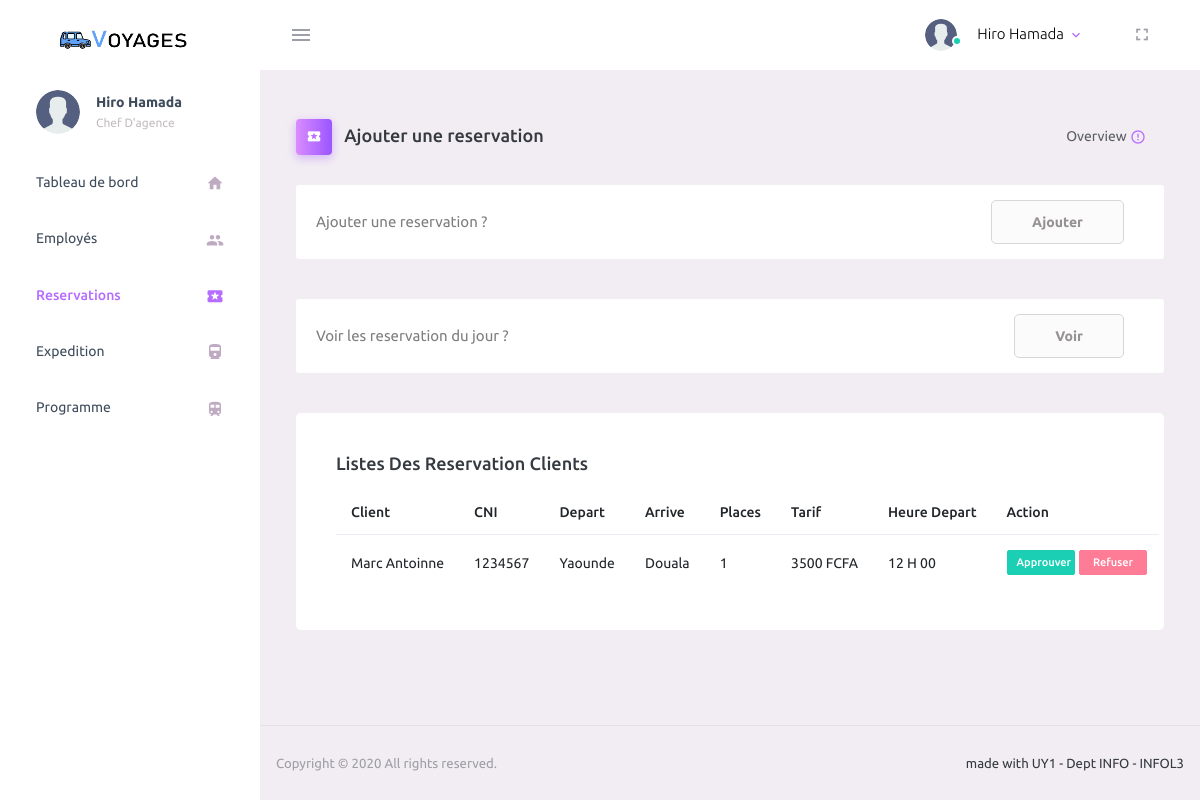
The page /reservations (signed in) on the database its author committed.
### taxi/models.py (models this page shows, shortened)
class Utilisateur(AbstractUser):
    username = None
    email = None
    code = models.CharField(max_length=64)
    telephone = models.CharField(max_length=64, unique=True)
    cni = models.CharField(max_length=64, unique=True)
    is_admin = models.BooleanField(default=False)
    def est_employer(self):
        try:
            return self.employe is not None or self.is_superuser
        except:
            return False
    objects = UserManager()
    REQUIRED_FIELDS = ['first_name', 'last_name', 'cni']
    USERNAME_FIELD = 'telephone'
    EMAIL_FIELD = 'telephone'
    def __str__(self):
        return self.get_full_name()

class Reservation(models.Model):
    programme = models.ForeignKey(Programme, on_delete=models.CASCADE, null=False, blank=False)
    places = models.IntegerField(default=1, validators=[
        MaxValueValidator(5),
        MinValueValidator(1)
    ])
    client = models.ForeignKey(Client, null=False, on_delete=models.CASCADE)
    guichetier = models.ForeignKey(Employe, null=True, on_delete=models.SET_NULL, default=None)
    created_at = models.DateTimeField('Created at', default=timezone.now())
    jour_depart = models.CharField(max_length=64, choices=JOURS_CHOICES, default=timezone.now().weekday())
    date_depart = models.DateField('Created at', default=timezone.now().date())
    def montant(self):
        return self.places * self.programme.tarif

class Client(models.Model):
    user = models.OneToOneField(
        Utilisateur,
        on_delete=models.CASCADE,
    )

class Programme(models.Model):
    depart = models.CharField(max_length=64, choices=CHOICES_VILLE, null=False, )
    arrive = models.CharField(max_length=64, choices=CHOICES_VILLE, null=False, )
    type = models.CharField(max_length=64, choices=TYPE_CHOICES, null=False, default='CL')
    heure_depart = models.TimeField(max_length=64, default=datetime.time(15), )
    voiture = models.ForeignKey(Voiture, on_delete=models.SET_NULL, blank=True, null=True)
    tarif = models.IntegerField()
    def get_heure_depart_display(self):
        return f"{self.heure_depart.hour} H {self.heure_depart.minute if self.heure_depart.minute > 9 else '0'+str(self.heure_depart.minute)}" if self.heure_depart else "Pas d'horaire"

### taxi/views.py (the view)
# urls.py: path('reservations', views.reservations, name='reservations'),
@login_required
def reservations(request):
    reser = Reservation.objects.filter(jour_depart=timezone.now().weekday()).filter(
        guichetier__date_embauche__isnull=True)
    user: Utilisateur = request.user
    if not user.est_employer():
        return reservations_client(request)
    return render(request, 'taxi/admin/reservations.html', {'reservations': reser})

### taxi/templates/taxi/admin/reservations.html (shortened to what this page needs)
{% extends 'taxi/admin/base.html' %}
{% block content %}
    {% load static %}
    <div class="content-wrapper">
        <div class="page-header">
            <h3 class="page-title">
                            <span class="page-title-icon bg-gradient-primary text-white mr-2">
                                <i class="mdi mdi-ticket"></i>
                            </span> Ajouter une reservation </h3>
            <nav aria-label="breadcrumb">
                <ul class="breadcrumb">
                    <li class="breadcrumb-item active" aria-current="page">
                        Overview <i
                            class="mdi mdi-alert-circle-outline icon-sm text-primary align-middle"></i>
                    </li>
                </ul>
            </nav>
        </div>
        <div class="row" id="proBanner">
            <div class="col-12">
                            <span class="d-flex align-items-center purchase-popup">
                                <p>Ajouter une reservation ?</p>
                                <a href="{% url 'reservations.nouveau' %}"
                                   class="btn ml-auto download-button">Ajouter</a>
                            </span>
            </div>
        </div>
        <div class="row" id="proBanner">
            <div class="col-12">
                            <span class="d-flex align-items-center purchase-popup">
                                <p>Voir les reservation du jour ?</p>
                                <a href="{% url 'reservations.jour' %}"
                                   class="btn ml-auto download-button">Voir</a>
                            </span>
            </div>
        </div>
        <div class="row">
            <div class="col-lg-12 grid-margin stretch-card">
                <div class="card">
                    <div class="card-body">
                        <h4 class="card-title"> Listes des reservation clients </h4>
                        <table class="table ">
                            <thead>
                            <tr>
                                <th> Client</th>
                                <th> CNI</th>
                                <th> Depart</th>
                                <th> Arrive</th>
                                <th> Places</th>
                                <th> Tarif</th>
                                <th> Heure Depart</th>
                                <th> Action</th>
                            </tr>
                            </thead>
                            <tbody>
                            {% for reservation in reservations %}
                                <tr>
                                    <td class="py-1">
                                        {{ reservation.client.user }}
                                    </td>
                                    <td> {{ reservation.client.user.cni }} </td>
                                    <td> {{ reservation.programme.get_depart_display }} </td>
                                    <td> {{ reservation.programme.get_arrive_display }} </td>
                                    <td> {{ reservation.places }} </td>
                                    <td> {{ reservation.montant }} FCFA</td>
                                    <td> {{ reservation.programme.get_heure_depart_display }} </td>
                                    <td><a href="details.html"><label
                                            class="badge badge-success col-sm-6">Approuver</label></a>
                                        <a href="bulettin.html"><label
                                                class="badge badge-danger col-sm-6">Refuser</label></a>
                                    </td>
                                </tr>
                            {% endfor %}
                            </tbody>
                        </table>
                    </div>
                </div>
            </div>
        </div>
    </div>
{% endblock %}

### taxi/templates/taxi/admin/base.html (shortened to what this page needs)
<!DOCTYPE html>
<html lang="en">
{% load static %}
<head>
    <link rel="stylesheet" href="{% static "assets/vendors/mdi/css/materialdesignicons.min.css" %}">
    <link rel="stylesheet" href="{% static "assets/vendors/css/vendor.bundle.base.css" %}">
    <link rel="stylesheet" href="{% static "assets/css/style.css" %}">
</head>
<body>
<div class="container-scroller">
    <nav class="navbar default-layout-navbar col-lg-12 col-12 p-0 fixed-top d-flex flex-row">
        <div class="text-center navbar-brand-wrapper d-flex align-items-center justify-content-center">
            <a class="navbar-brand brand-logo" href="index.html"><img src="{% static "assets/images/logo.png" %}"
                                                                      alt="logo"/></a>
        </div>
        <div class="navbar-menu-wrapper d-flex align-items-stretch">
            <button class="navbar-toggler navbar-toggler align-self-center" type="button" data-toggle="minimize">
                <span class="mdi mdi-menu"></span>
            </button>
            <ul class="navbar-nav navbar-nav-right">
                <li class="nav-item nav-profile dropdown">
                    <a class="nav-link dropdown-toggle" id="profileDropdown" href="#" data-toggle="dropdown"
                       aria-expanded="false">
                        <div class="nav-profile-img">
                            <img src="{% static "assets/images/faces/user2.svg" %}" alt="image">
                            <span class="availability-status online"></span>
                        </div>
                        <div class="nav-profile-text">
                            <p class="mb-1 text-black">{{ user.get_full_name }}</p>
                        </div>
                    </a>
                </li>
                <li class="nav-item d-none d-lg-block full-screen-link">
                    <a class="nav-link">
                        <i class="mdi mdi-fullscreen" id="fullscreen-button"></i>
                    </a>
                </li>
            </ul>
        </div>
    </nav>
    <div class="container-fluid page-body-wrapper">
        <nav class="sidebar sidebar-offcanvas" id="sidebar">
            <ul class="nav">
                <li class="nav-item nav-profile">
                    <a href="#" class="nav-link">
                        <div class="nav-profile-image">
                            <img src="{% static "assets/images/faces/user2.svg" %}" alt="profile">
                        </div>
                        <div class="nav-profile-text d-flex flex-column">
                            <span class="font-weight-bold mb-2">{{ user.get_full_name }}</span>
                            {% if user.is_superuser %}
                                <span class="text-secondary text-small">Chef D'agence</span>
                            {% else %}
                                <span class="text-secondary text-small">{{ user.employe.get_poste_display }}</span>
                            {% endif %}
                        </div>
                    </a>
                </li>
                <li class="nav-item">
                    <a class="nav-link" href="{% url 'home' %}">
                        <span class="menu-title">Tableau de bord</span>
                        <i class="mdi mdi-home menu-icon"></i>
                    </a>
                </li>
                <li class="nav-item">
                    <a class="nav-link" href="{% url 'employer' %}">
                        <span class="menu-title">Employés</span>
                        <i class="mdi mdi-account-multiple menu-icon"></i>
                    </a>
                </li>
                <li class="nav-item">
                    <a class="nav-link" href="{% url 'reservations' %}">
                        <span class="menu-title">Reservations</span>
                        <i class="mdi mdi-ticket menu-icon"></i>
                    </a>
                </li>
                <li class="nav-item">
                    <a class="nav-link" href="{% url 'expeditions' %}">
                        <span class="menu-title">Expedition</span>
                        <i class="mdi mdi-train-variant menu-icon"></i>
                    </a>
                </li>
                <li class="nav-item">
                    <a class="nav-link" href="{% url 'programme' %}">
                        <span class="menu-title">Programme</span>
                        <i class="mdi mdi-train menu-icon"></i>
                    </a>
                </li>
            </ul>
        </nav>
        <div class="main-panel">
            {% block content %} {% endblock %}
            <footer class="footer">
                <div class="d-sm-flex justify-content-center justify-content-sm-between">
                    <span class="text-muted text-center text-sm-left d-block d-sm-inline-block">Copyright © 2020 All rights reserved.</span>
                    <span class="float-none float-sm-right d-block mt-1 mt-sm-0 text-center">made with UY1 - Dept INFO - INFOL3</span>
                </div>
            </footer>
        </div>
    </div>
</div>
</body>
</html>

### rows shown on the page
Utilisateur: get_full_name "Hiro Hamada"
Reservation: client.user "Marc Antoinne", client.user.cni "1234567", programme.depart "Yaounde", programme.arrive "Douala", places "1", montant "3500", programme.heure_depart "12 H 00"
